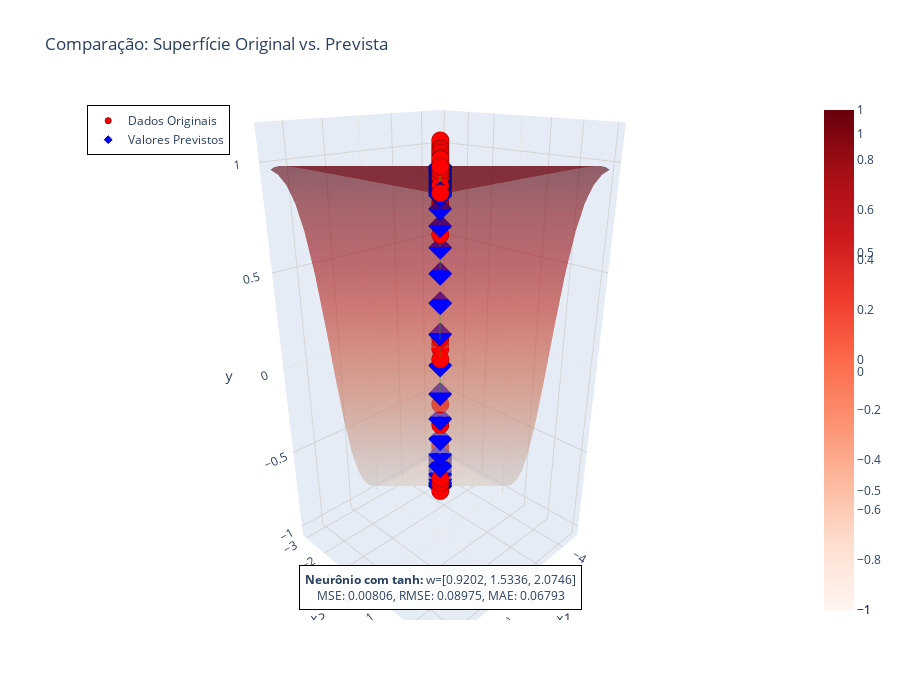

Notebook source saved alongside this figure:
### Markdown cell above
## Resultados

### Code cell
# Criar grade para superfície prevista
x1_range = np.linspace(min(x1_data), max(x1_data), 30)
x2_range = np.linspace(min(x2_data), max(x2_data), 30)
x1_grid, x2_grid = np.meshgrid(x1_range, x2_range)
y_grid = np.zeros_like(x1_grid)

fig_surface = plot_predicted_surface_comparison(
    fig_surface,
    x1_data, x2_data, y_data, y_hat,
    final_denorm_weights,
    neuron_fn=neuron,
    mse_final=mse_final, rmse_final=rmse_final, mae_final=mae_final
)

### Figure 1 — Plotly figure (JSON) as saved in the notebook; plotly's stock layout.template omitted (floating-point values rounded to 4 significant figures; data arrays with more than 128 entries replaced by an {"elided": "..."} marker saying what was removed)
{"data": [{"colorscale": [[0, "#440154"], [0.1111, "#482878"], [0.2222, "#3e4989"], [0.3333, "#31688e"], [0.4444, "#26828e"], [0.5556, "#1f9e89"], [0.6667, "#35b779"], [0.7778, "#6ece58"], [0.8889, "#b5de2b"], [1, "#fde725"]], "intensity": [-0.9172, -0.9397, -0.9182, -0.9044, -0.935, -0.9372, -0.9353, -0.9938, -0.9062, -0.9101, -0.9305, -0.9689, -0.9656, -0.9924, -0.948, -0.9391, -0.9272, -0.9999, -0.9828, -0.9535, -0.9632, -0.9045, -0.9059, -0.9021, -0.9781, -0.9804, -0.9386, -0.9252, -0.9112, -0.9141, -0.8813, -0.9044, -0.9501, -0.8808, -0.8347, -0.3249, -0.449, 0.0536, 0.03375, 0.09858, -0.01367, 0.8014, 0.7966, 0.6586, 0.8913, 0.9553, 0.9745, 0.9909, 1.033, 0.9821, 1.02, 1.076, 1.021, 1.001, 1.098, 1.06, 1.023, 1.044, 1.073, 1.056, 1.044, 1.06, 1.018, 1.081, 1.082, 1.049, 1.076, 1.04, 1.073, 1.015, 1.051, 1.067, 1.015, 1.006, 1.034, 1.045, 1.076, 1.013, 1.09, 1.022, 1.038, 1.042, 1.097, 1.018, 1.088, 1.055, 1.032, 1.09, 1.054, 1.046, 1.081, 1.036, 1.097, 1.056, 1.077, 1.068, 1.021, 1.083, 1.087, 1.004], "name": "Superfície Original", "opacity": 0.8, "showscale": true, "type": "mesh3d", "x": [-5.0, -4.899, -4.798, -4.697, -4.596, -4.495, -4.394, -4.293, -4.192, -4.091, -3.99, -3.889, -3.788, -3.687, -3.586, -3.485, -3.384, -3.283, -3.182, -3.081, -2.98, -2.879, -2.778, -2.677, -2.576, -2.475, -2.374, -2.273, -2.172, -2.071, -1.97, -1.869, -1.768, -1.667, -1.566, -1.465, -1.364, -1.263, -1.162, -1.061, -0.9596, -0.8586, -0.7576, -0.6566, -0.5556, -0.4545, -0.3535, -0.2525, -0.1515, -0.05051, 0.05051, 0.1515, 0.2525, 0.3535, 0.4545, 0.5556, 0.6566, 0.7576, 0.8586, 0.9596, 1.061, 1.162, 1.263, 1.364, 1.465, 1.566, 1.667, 1.768, 1.869, 1.97, 2.071, 2.172, 2.273, 2.374, 2.475, 2.576, 2.677, 2.778, 2.879, 2.98, 3.081, 3.182, 3.283, 3.384, 3.485, 3.586, 3.687, 3.788, 3.889, 3.99, 4.091, 4.192, 4.293, 4.394, 4.495, 4.596, 4.697, 4.798, 4.899, 5.0], "y": [-3.0, -2.939, -2.879, -2.818, -2.758, -2.697, -2.636, -2.576, -2.515, -2.455, -2.394, -2.333, -2.273, -2.212, -2.152, -2.091, -2.03, -1.97, -1.909, -1.848, -1.788, -1.727, -1.667, -1.606, -1.545, -1.485, -1.424, -1.364, -1.303, -1.242, -1.182, -1.121, -1.061, -1.0, -0.9394, -0.8788, -0.8182, -0.7576, -0.697, -0.6364, -0.5758, -0.5152, -0.4545, -0.3939, -0.3333, -0.2727, -0.2121, -0.1515, -0.09091, -0.0303, 0.0303, 0.09091, 0.1515, 0.2121, 0.2727, 0.3333, 0.3939, 0.4545, 0.5152, 0.5758, 0.6364, 0.697, 0.7576, 0.8182, 0.8788, 0.9394, 1.0, 1.061, 1.121, 1.182, 1.242, 1.303, 1.364, 1.424, 1.485, 1.545, 1.606, 1.667, 1.727, 1.788, 1.848, 1.909, 1.97, 2.03, 2.091, 2.152, 2.212, 2.273, 2.333, 2.394, 2.455, 2.515, 2.576, 2.636, 2.697, 2.758, 2.818, 2.879, 2.939, 3.0], "z": [-0.9172, -0.9397, -0.9182, -0.9044, -0.935, -0.9372, -0.9353, -0.9938, -0.9062, -0.9101, -0.9305, -0.9689, -0.9656, -0.9924, -0.948, -0.9391, -0.9272, -0.9999, -0.9828, -0.9535, -0.9632, -0.9045, -0.9059, -0.9021, -0.9781, -0.9804, -0.9386, -0.9252, -0.9112, -0.9141, -0.8813, -0.9044, -0.9501, -0.8808, -0.8347, -0.3249, -0.449, 0.0536, 0.03375, 0.09858, -0.01367, 0.8014, 0.7966, 0.6586, 0.8913, 0.9553, 0.9745, 0.9909, 1.033, 0.9821, 1.02, 1.076, 1.021, 1.001, 1.098, 1.06, 1.023, 1.044, 1.073, 1.056, 1.044, 1.06, 1.018, 1.081, 1.082, 1.049, 1.076, 1.04, 1.073, 1.015, 1.051, 1.067, 1.015, 1.006, 1.034, 1.045, 1.076, 1.013, 1.09, 1.022, 1.038, 1.042, 1.097, 1.018, 1.088, 1.055, 1.032, 1.09, 1.054, 1.046, 1.081, 1.036, 1.097, 1.056, 1.077, 1.068, 1.021, 1.083, 1.087, 1.004]}, {"marker": {"color": "red", "line": {"color": "darkred", "width": 1}, "size": 6, "symbol": "circle"}, "mode": "markers", "name": "Dados Originais", "type": "scatter3d", "x": [-5.0, -4.899, -4.798, -4.697, -4.596, -4.495, -4.394, -4.293, -4.192, -4.091, -3.99, -3.889, -3.788, -3.687, -3.586, -3.485, -3.384, -3.283, -3.182, -3.081, -2.98, -2.879, -2.778, -2.677, -2.576, -2.475, -2.374, -2.273, -2.172, -2.071, -1.97, -1.869, -1.768, -1.667, -1.566, -1.465, -1.364, -1.263, -1.162, -1.061, -0.9596, -0.8586, -0.7576, -0.6566, -0.5556, -0.4545, -0.3535, -0.2525, -0.1515, -0.05051, 0.05051, 0.1515, 0.2525, 0.3535, 0.4545, 0.5556, 0.6566, 0.7576, 0.8586, 0.9596, 1.061, 1.162, 1.263, 1.364, 1.465, 1.566, 1.667, 1.768, 1.869, 1.97, 2.071, 2.172, 2.273, 2.374, 2.475, 2.576, 2.677, 2.778, 2.879, 2.98, 3.081, 3.182, 3.283, 3.384, 3.485, 3.586, 3.687, 3.788, 3.889, 3.99, 4.091, 4.192, 4.293, 4.394, 4.495, 4.596, 4.697, 4.798, 4.899, 5.0], "y": [-3.0, -2.939, -2.879, -2.818, -2.758, -2.697, -2.636, -2.576, -2.515, -2.455, -2.394, -2.333, -2.273, -2.212, -2.152, -2.091, -2.03, -1.97, -1.909, -1.848, -1.788, -1.727, -1.667, -1.606, -1.545, -1.485, -1.424, -1.364, -1.303, -1.242, -1.182, -1.121, -1.061, -1.0, -0.9394, -0.8788, -0.8182, -0.7576, -0.697, -0.6364, -0.5758, -0.5152, -0.4545, -0.3939, -0.3333, -0.2727, -0.2121, -0.1515, -0.09091, -0.0303, 0.0303, 0.09091, 0.1515, 0.2121, 0.2727, 0.3333, 0.3939, 0.4545, 0.5152, 0.5758, 0.6364, 0.697, 0.7576, 0.8182, 0.8788, 0.9394, 1.0, 1.061, 1.121, 1.182, 1.242, 1.303, 1.364, 1.424, 1.485, 1.545, 1.606, 1.667, 1.727, 1.788, 1.848, 1.909, 1.97, 2.03, 2.091, 2.152, 2.212, 2.273, 2.333, 2.394, 2.455, 2.515, 2.576, 2.636, 2.697, 2.758, 2.818, 2.879, 2.939, 3.0], "z": [-0.9172, -0.9397, -0.9182, -0.9044, -0.935, -0.9372, -0.9353, -0.9938, -0.9062, -0.9101, -0.9305, -0.9689, -0.9656, -0.9924, -0.948, -0.9391, -0.9272, -0.9999, -0.9828, -0.9535, -0.9632, -0.9045, -0.9059, -0.9021, -0.9781, -0.9804, -0.9386, -0.9252, -0.9112, -0.9141, -0.8813, -0.9044, -0.9501, -0.8808, -0.8347, -0.3249, -0.449, 0.0536, 0.03375, 0.09858, -0.01367, 0.8014, 0.7966, 0.6586, 0.8913, 0.9553, 0.9745, 0.9909, 1.033, 0.9821, 1.02, 1.076, 1.021, 1.001, 1.098, 1.06, 1.023, 1.044, 1.073, 1.056, 1.044, 1.06, 1.018, 1.081, 1.082, 1.049, 1.076, 1.04, 1.073, 1.015, 1.051, 1.067, 1.015, 1.006, 1.034, 1.045, 1.076, 1.013, 1.09, 1.022, 1.038, 1.042, 1.097, 1.018, 1.088, 1.055, 1.032, 1.09, 1.054, 1.046, 1.081, 1.036, 1.097, 1.056, 1.077, 1.068, 1.021, 1.083, 1.087, 1.004]}, {"colorscale": [[0, "rgb(255,245,240)"], [0.125, "rgb(254,224,210)"], [0.25, "rgb(252,187,161)"], [0.375, "rgb(252,146,114)"], [0.5, "rgb(251,106,74)"], [0.625, "rgb(239,59,44)"], [0.75, "rgb(203,24,29)"], [0.875, "rgb(165,15,21)"], [1, "rgb(103,0,13)"]], "name": "Superfície Prevista", "opacity": 0.6, "showscale": true, "type": "surface", "x": {"elided": "30x30 float values"}, "y": {"elided": "30x30 float values"}, "z": {"elided": "30x30 float values"}}, {"marker": {"color": "blue", "line": {"color": "darkblue", "width": 1}, "size": 6, "symbol": "diamond"}, "mode": "markers", "name": "Valores Previstos", "type": "scatter3d", "x": [-5.0, -4.899, -4.798, -4.697, -4.596, -4.495, -4.394, -4.293, -4.192, -4.091, -3.99, -3.889, -3.788, -3.687, -3.586, -3.485, -3.384, -3.283, -3.182, -3.081, -2.98, -2.879, -2.778, -2.677, -2.576, -2.475, -2.374, -2.273, -2.172, -2.071, -1.97, -1.869, -1.768, -1.667, -1.566, -1.465, -1.364, -1.263, -1.162, -1.061, -0.9596, -0.8586, -0.7576, -0.6566, -0.5556, -0.4545, -0.3535, -0.2525, -0.1515, -0.05051, 0.05051, 0.1515, 0.2525, 0.3535, 0.4545, 0.5556, 0.6566, 0.7576, 0.8586, 0.9596, 1.061, 1.162, 1.263, 1.364, 1.465, 1.566, 1.667, 1.768, 1.869, 1.97, 2.071, 2.172, 2.273, 2.374, 2.475, 2.576, 2.677, 2.778, 2.879, 2.98, 3.081, 3.182, 3.283, 3.384, 3.485, 3.586, 3.687, 3.788, 3.889, 3.99, 4.091, 4.192, 4.293, 4.394, 4.495, 4.596, 4.697, 4.798, 4.899, 5.0], "y": [-3.0, -2.939, -2.879, -2.818, -2.758, -2.697, -2.636, -2.576, -2.515, -2.455, -2.394, -2.333, -2.273, -2.212, -2.152, -2.091, -2.03, -1.97, -1.909, -1.848, -1.788, -1.727, -1.667, -1.606, -1.545, -1.485, -1.424, -1.364, -1.303, -1.242, -1.182, -1.121, -1.061, -1.0, -0.9394, -0.8788, -0.8182, -0.7576, -0.697, -0.6364, -0.5758, -0.5152, -0.4545, -0.3939, -0.3333, -0.2727, -0.2121, -0.1515, -0.09091, -0.0303, 0.0303, 0.09091, 0.1515, 0.2121, 0.2727, 0.3333, 0.3939, 0.4545, 0.5152, 0.5758, 0.6364, 0.697, 0.7576, 0.8182, 0.8788, 0.9394, 1.0, 1.061, 1.121, 1.182, 1.242, 1.303, 1.364, 1.424, 1.485, 1.545, 1.606, 1.667, 1.727, 1.788, 1.848, 1.909, 1.97, 2.03, 2.091, 2.152, 2.212, 2.273, 2.333, 2.394, 2.455, 2.515, 2.576, 2.636, 2.697, 2.758, 2.818, 2.879, 2.939, 3.0], "z": [-1.0, -1.0, -1.0, -1.0, -1.0, -1.0, -1.0, -1.0, -1.0, -1.0, -0.9999, -0.9999, -0.9999, -0.9998, -0.9998, -0.9997, -0.9995, -0.9993, -0.999, -0.9985, -0.9978, -0.9968, -0.9954, -0.9934, -0.9904, -0.9861, -0.9799, -0.9709, -0.9581, -0.9398, -0.9138, -0.8774, -0.827, -0.7585, -0.6678, -0.5517, -0.4094, -0.244, -0.06303, 0.1222, 0.2992, 0.4578, 0.5918, 0.6995, 0.7827, 0.8449, 0.8904, 0.9231, 0.9464, 0.9627, 0.9741, 0.9821, 0.9876, 0.9914, 0.9941, 0.9959, 0.9972, 0.9981, 0.9987, 0.9991, 0.9994, 0.9996, 0.9997, 0.9998, 0.9999, 0.9999, 0.9999, 1.0, 1.0, 1.0, 1.0, 1.0, 1.0, 1.0, 1.0, 1.0, 1.0, 1.0, 1.0, 1.0, 1.0, 1.0, 1.0, 1.0, 1.0, 1.0, 1.0, 1.0, 1.0, 1.0, 1.0, 1.0, 1.0, 1.0, 1.0, 1.0, 1.0, 1.0, 1.0, 1.0]}, {"line": {"color": "rgba(0,100,0,0.5)", "width": 2}, "mode": "lines", "showlegend": false, "type": "scatter3d", "x": [-5, -5], "y": [-3, -3], "z": [-0.9172, -1.0]}, {"line": {"color": "rgba(0,100,0,0.5)", "width": 2}, "mode": "lines", "showlegend": false, "type": "scatter3d", "x": [-4.899, -4.899], "y": [-2.939, -2.939], "z": [-0.9397, -1.0]}, {"line": {"color": "rgba(0,100,0,0.5)", "width": 2}, "mode": "lines", "showlegend": false, "type": "scatter3d", "x": [-4.798, -4.798], "y": [-2.879, -2.879], "z": [-0.9182, -1.0]}, {"line": {"color": "rgba(0,100,0,0.5)", "width": 2}, "mode": "lines", "showlegend": false, "type": "scatter3d", "x": [-4.697, -4.697], "y": [-2.818, -2.818], "z": [-0.9044, -1.0]}, {"line": {"color": "rgba(0,100,0,0.5)", "width": 2}, "mode": "lines", "showlegend": false, "type": "scatter3d", "x": [-4.596, -4.596], "y": [-2.758, -2.758], "z": [-0.935, -1.0]}, {"line": {"color": "rgba(0,100,0,0.5)", "width": 2}, "mode": "lines", "showlegend": false, "type": "scatter3d", "x": [-4.495, -4.495], "y": [-2.697, -2.697], "z": [-0.9372, -1.0]}, {"line": {"color": "rgba(0,100,0,0.5)", "width": 2}, "mode": "lines", "showlegend": false, "type": "scatter3d", "x": [-4.394, -4.394], "y": [-2.636, -2.636], "z": [-0.9353, -1.0]}, {"line": {"color": "rgba(0,100,0,0.5)", "width": 2}, "mode": "lines", "showlegend": false, "type": "scatter3d", "x": [-4.293, -4.293], "y": [-2.576, -2.576], "z": [-0.9938, -1.0]}, {"line": {"color": "rgba(0,100,0,0.5)", "width": 2}, "mode": "lines", "showlegend": false, "type": "scatter3d", "x": [-4.192, -4.192], "y": [-2.515, -2.515], "z": [-0.9062, -1.0]}, {"line": {"color": "rgba(0,100,0,0.5)", "width": 2}, "mode": "lines", "showlegend": false, "type": "scatter3d", "x": [-4.091, -4.091], "y": [-2.455, -2.455], "z": [-0.9101, -1.0]}, {"line": {"color": "rgba(0,100,0,0.5)", "width": 2}, "mode": "lines", "showlegend": false, "type": "scatter3d", "x": [-3.99, -3.99], "y": [-2.394, -2.394], "z": [-0.9305, -0.9999]}, {"line": {"color": "rgba(0,100,0,0.5)", "width": 2}, "mode": "lines", "showlegend": false, "type": "scatter3d", "x": [-3.889, -3.889], "y": [-2.333, -2.333], "z": [-0.9689, -0.9999]}, {"line": {"color": "rgba(0,100,0,0.5)", "width": 2}, "mode": "lines", "showlegend": false, "type": "scatter3d", "x": [-3.788, -3.788], "y": [-2.273, -2.273], "z": [-0.9656, -0.9999]}, {"line": {"color": "rgba(0,100,0,0.5)", "width": 2}, "mode": "lines", "showlegend": false, "type": "scatter3d", "x": [-3.687, -3.687], "y": [-2.212, -2.212], "z": [-0.9924, -0.9998]}, {"line": {"color": "rgba(0,100,0,0.5)", "width": 2}, "mode": "lines", "showlegend": false, "type": "scatter3d", "x": [-3.586, -3.586], "y": [-2.152, -2.152], "z": [-0.948, -0.9998]}, {"line": {"color": "rgba(0,100,0,0.5)", "width": 2}, "mode": "lines", "showlegend": false, "type": "scatter3d", "x": [-3.485, -3.485], "y": [-2.091, -2.091], "z": [-0.9391, -0.9997]}, {"line": {"color": "rgba(0,100,0,0.5)", "width": 2}, "mode": "lines", "showlegend": false, "type": "scatter3d", "x": [-3.384, -3.384], "y": [-2.03, -2.03], "z": [-0.9272, -0.9995]}, {"line": {"color": "rgba(0,100,0,0.5)", "width": 2}, "mode": "lines", "showlegend": false, "type": "scatter3d", "x": [-3.283, -3.283], "y": [-1.97, -1.97], "z": [-0.9999, -0.9993]}, {"line": {"color": "rgba(0,100,0,0.5)", "width": 2}, "mode": "lines", "showlegend": false, "type": "scatter3d", "x": [-3.182, -3.182], "y": [-1.909, -1.909], "z": [-0.9828, -0.999]}, {"line": {"color": "rgba(0,100,0,0.5)", "width": 2}, "mode": "lines", "showlegend": false, "type": "scatter3d", "x": [-3.081, -3.081], "y": [-1.848, -1.848], "z": [-0.9535, -0.9985]}, {"line": {"color": "rgba(0,100,0,0.5)", "width": 2}, "mode": "lines", "showlegend": false, "type": "scatter3d", "x": [-2.98, -2.98], "y": [-1.788, -1.788], "z": [-0.9632, -0.9978]}, {"line": {"color": "rgba(0,100,0,0.5)", "width": 2}, "mode": "lines", "showlegend": false, "type": "scatter3d", "x": [-2.879, -2.879], "y": [-1.727, -1.727], "z": [-0.9045, -0.9968]}, {"line": {"color": "rgba(0,100,0,0.5)", "width": 2}, "mode": "lines", "showlegend": false, "type": "scatter3d", "x": [-2.778, -2.778], "y": [-1.667, -1.667], "z": [-0.9059, -0.9954]}, {"line": {"color": "rgba(0,100,0,0.5)", "width": 2}, "mode": "lines", "showlegend": false, "type": "scatter3d", "x": [-2.677, -2.677], "y": [-1.606, -1.606], "z": [-0.9021, -0.9934]}, {"line": {"color": "rgba(0,100,0,0.5)", "width": 2}, "mode": "lines", "showlegend": false, "type": "scatter3d", "x": [-2.576, -2.576], "y": [-1.545, -1.545], "z": [-0.9781, -0.9904]}, {"line": {"color": "rgba(0,100,0,0.5)", "width": 2}, "mode": "lines", "showlegend": false, "type": "scatter3d", "x": [-2.475, -2.475], "y": [-1.485, -1.485], "z": [-0.9804, -0.9861]}, {"line": {"color": "rgba(0,100,0,0.5)", "width": 2}, "mode": "lines", "showlegend": false, "type": "scatter3d", "x": [-2.374, -2.374], "y": [-1.424, -1.424], "z": [-0.9386, -0.9799]}, {"line": {"color": "rgba(0,100,0,0.5)", "width": 2}, "mode": "lines", "showlegend": false, "type": "scatter3d", "x": [-2.273, -2.273], "y": [-1.364, -1.364], "z": [-0.9252, -0.9709]}, {"line": {"color": "rgba(0,100,0,0.5)", "width": 2}, "mode": "lines", "showlegend": false, "type": "scatter3d", "x": [-2.172, -2.172], "y": [-1.303, -1.303], "z": [-0.9112, -0.9581]}, {"line": {"color": "rgba(0,100,0,0.5)", "width": 2}, "mode": "lines", "showlegend": false, "type": "scatter3d", "x": [-2.071, -2.071], "y": [-1.242, -1.242], "z": [-0.9141, -0.9398]}, {"line": {"color": "rgba(0,100,0,0.5)", "width": 2}, "mode": "lines", "showlegend": false, "type": "scatter3d", "x": [-1.97, -1.97], "y": [-1.182, -1.182], "z": [-0.8813, -0.9138]}, {"line": {"color": "rgba(0,100,0,0.5)", "width": 2}, "mode": "lines", "showlegend": false, "type": "scatter3d", "x": [-1.869, -1.869], "y": [-1.121, -1.121], "z": [-0.9044, -0.8774]}, {"line": {"color": "rgba(0,100,0,0.5)", "width": 2}, "mode": "lines", "showlegend": false, "type": "scatter3d", "x": [-1.768, -1.768], "y": [-1.061, -1.061], "z": [-0.9501, -0.827]}, {"line": {"color": "rgba(0,100,0,0.5)", "width": 2}, "mode": "lines", "showlegend": false, "type": "scatter3d", "x": [-1.667, -1.667], "y": [-1, -1], "z": [-0.8808, -0.7585]}, {"line": {"color": "rgba(0,100,0,0.5)", "width": 2}, "mode": "lines", "showlegend": false, "type": "scatter3d", "x": [-1.566, -1.566], "y": [-0.9394, -0.9394], "z": [-0.8347, -0.6678]}, {"line": {"color": "rgba(0,100,0,0.5)", "width": 2}, "mode": "lines", "showlegend": false, "type": "scatter3d", "x": [-1.465, -1.465], "y": [-0.8788, -0.8788], "z": [-0.3249, -0.5517]}, {"line": {"color": "rgba(0,100,0,0.5)", "width": 2}, "mode": "lines", "showlegend": false, "type": "scatter3d", "x": [-1.364, -1.364], "y": [-0.8182, -0.8182], "z": [-0.449, -0.4094]}, {"line": {"color": "rgba(0,100,0,0.5)", "width": 2}, "mode": "lines", "showlegend": false, "type": "scatter3d", "x": [-1.263, -1.263], "y": [-0.7576, -0.7576], "z": [0.0536, -0.244]}, {"line": {"color": "rgba(0,100,0,0.5)", "width": 2}, "mode": "lines", "showlegend": false, "type": "scatter3d", "x": [-1.162, -1.162], "y": [-0.697, -0.697], "z": [0.03375, -0.06303]}, {"line": {"color": "rgba(0,100,0,0.5)", "width": 2}, "mode": "lines", "showlegend": false, "type": "scatter3d", "x": [-1.061, -1.061], "y": [-0.6364, -0.6364], "z": [0.09858, 0.1222]}, {"line": {"color": "rgba(0,100,0,0.5)", "width": 2}, "mode": "lines", "showlegend": false, "type": "scatter3d", "x": [-0.9596, -0.9596], "y": [-0.5758, -0.5758], "z": [-0.01367, 0.2992]}, {"line": {"color": "rgba(0,100,0,0.5)", "width": 2}, "mode": "lines", "showlegend": false, "type": "scatter3d", "x": [-0.8586, -0.8586], "y": [-0.5152, -0.5152], "z": [0.8014, 0.4578]}, {"line": {"color": "rgba(0,100,0,0.5)", "width": 2}, "mode": "lines", "showlegend": false, "type": "scatter3d", "x": [-0.7576, -0.7576], "y": [-0.4545, -0.4545], "z": [0.7966, 0.5918]}, {"line": {"color": "rgba(0,100,0,0.5)", "width": 2}, "mode": "lines", "showlegend": false, "type": "scatter3d", "x": [-0.6566, -0.6566], "y": [-0.3939, -0.3939], "z": [0.6586, 0.6995]}, {"line": {"color": "rgba(0,100,0,0.5)", "width": 2}, "mode": "lines", "showlegend": false, "type": "scatter3d", "x": [-0.5556, -0.5556], "y": [-0.3333, -0.3333], "z": [0.8913, 0.7827]}, {"line": {"color": "rgba(0,100,0,0.5)", "width": 2}, "mode": "lines", "showlegend": false, "type": "scatter3d", "x": [-0.4545, -0.4545], "y": [-0.2727, -0.2727], "z": [0.9553, 0.8449]}, {"line": {"color": "rgba(0,100,0,0.5)", "width": 2}, "mode": "lines", "showlegend": false, "type": "scatter3d", "x": [-0.3535, -0.3535], "y": [-0.2121, -0.2121], "z": [0.9745, 0.8904]}, {"line": {"color": "rgba(0,100,0,0.5)", "width": 2}, "mode": "lines", "showlegend": false, "type": "scatter3d", "x": [-0.2525, -0.2525], "y": [-0.1515, -0.1515], "z": [0.9909, 0.9231]}, {"line": {"color": "rgba(0,100,0,0.5)", "width": 2}, "mode": "lines", "showlegend": false, "type": "scatter3d", "x": [-0.1515, -0.1515], "y": [-0.09091, -0.09091], "z": [1.033, 0.9464]}, {"line": {"color": "rgba(0,100,0,0.5)", "width": 2}, "mode": "lines", "showlegend": false, "type": "scatter3d", "x": [-0.05051, -0.05051], "y": [-0.0303, -0.0303], "z": [0.9821, 0.9627]}, {"line": {"color": "rgba(0,100,0,0.5)", "width": 2}, "mode": "lines", "showlegend": false, "type": "scatter3d", "x": [0.05051, 0.05051], "y": [0.0303, 0.0303], "z": [1.02, 0.9741]}, {"line": {"color": "rgba(0,100,0,0.5)", "width": 2}, "mode": "lines", "showlegend": false, "type": "scatter3d", "x": [0.1515, 0.1515], "y": [0.09091, 0.09091], "z": [1.076, 0.9821]}, {"line": {"color": "rgba(0,100,0,0.5)", "width": 2}, "mode": "lines", "showlegend": false, "type": "scatter3d", "x": [0.2525, 0.2525], "y": [0.1515, 0.1515], "z": [1.021, 0.9876]}, {"line": {"color": "rgba(0,100,0,0.5)", "width": 2}, "mode": "lines", "showlegend": false, "type": "scatter3d", "x": [0.3535, 0.3535], "y": [0.2121, 0.2121], "z": [1.001, 0.9914]}, {"line": {"color": "rgba(0,100,0,0.5)", "width": 2}, "mode": "lines", "showlegend": false, "type": "scatter3d", "x": [0.4545, 0.4545], "y": [0.2727, 0.2727], "z": [1.098, 0.9941]}, {"line": {"color": "rgba(0,100,0,0.5)", "width": 2}, "mode": "lines", "showlegend": false, "type": "scatter3d", "x": [0.5556, 0.5556], "y": [0.3333, 0.3333], "z": [1.06, 0.9959]}, {"line": {"color": "rgba(0,100,0,0.5)", "width": 2}, "mode": "lines", "showlegend": false, "type": "scatter3d", "x": [0.6566, 0.6566], "y": [0.3939, 0.3939], "z": [1.023, 0.9972]}, {"line": {"color": "rgba(0,100,0,0.5)", "width": 2}, "mode": "lines", "showlegend": false, "type": "scatter3d", "x": [0.7576, 0.7576], "y": [0.4545, 0.4545], "z": [1.044, 0.9981]}, {"line": {"color": "rgba(0,100,0,0.5)", "width": 2}, "mode": "lines", "showlegend": false, "type": "scatter3d", "x": [0.8586, 0.8586], "y": [0.5152, 0.5152], "z": [1.073, 0.9987]}, {"line": {"color": "rgba(0,100,0,0.5)", "width": 2}, "mode": "lines", "showlegend": false, "type": "scatter3d", "x": [0.9596, 0.9596], "y": [0.5758, 0.5758], "z": [1.056, 0.9991]}, {"line": {"color": "rgba(0,100,0,0.5)", "width": 2}, "mode": "lines", "showlegend": false, "type": "scatter3d", "x": [1.061, 1.061], "y": [0.6364, 0.6364], "z": [1.044, 0.9994]}, {"line": {"color": "rgba(0,100,0,0.5)", "width": 2}, "mode": "lines", "showlegend": false, "type": "scatter3d", "x": [1.162, 1.162], "y": [0.697, 0.697], "z": [1.06, 0.9996]}, {"line": {"color": "rgba(0,100,0,0.5)", "width": 2}, "mode": "lines", "showlegend": false, "type": "scatter3d", "x": [1.263, 1.263], "y": [0.7576, 0.7576], "z": [1.018, 0.9997]}, {"line": {"color": "rgba(0,100,0,0.5)", "width": 2}, "mode": "lines", "showlegend": false, "type": "scatter3d", "x": [1.364, 1.364], "y": [0.8182, 0.8182], "z": [1.081, 0.9998]}, {"line": {"color": "rgba(0,100,0,0.5)", "width": 2}, "mode": "lines", "showlegend": false, "type": "scatter3d", "x": [1.465, 1.465], "y": [0.8788, 0.8788], "z": [1.082, 0.9999]}, {"line": {"color": "rgba(0,100,0,0.5)", "width": 2}, "mode": "lines", "showlegend": false, "type": "scatter3d", "x": [1.566, 1.566], "y": [0.9394, 0.9394], "z": [1.049, 0.9999]}, {"line": {"color": "rgba(0,100,0,0.5)", "width": 2}, "mode": "lines", "showlegend": false, "type": "scatter3d", "x": [1.667, 1.667], "y": [1, 1], "z": [1.076, 0.9999]}, {"line": {"color": "rgba(0,100,0,0.5)", "width": 2}, "mode": "lines", "showlegend": false, "type": "scatter3d", "x": [1.768, 1.768], "y": [1.061, 1.061], "z": [1.04, 1.0]}, {"line": {"color": "rgba(0,100,0,0.5)", "width": 2}, "mode": "lines", "showlegend": false, "type": "scatter3d", "x": [1.869, 1.869], "y": [1.121, 1.121], "z": [1.073, 1.0]}, {"line": {"color": "rgba(0,100,0,0.5)", "width": 2}, "mode": "lines", "showlegend": false, "type": "scatter3d", "x": [1.97, 1.97], "y": [1.182, 1.182], "z": [1.015, 1.0]}, {"line": {"color": "rgba(0,100,0,0.5)", "width": 2}, "mode": "lines", "showlegend": false, "type": "scatter3d", "x": [2.071, 2.071], "y": [1.242, 1.242], "z": [1.051, 1.0]}, {"line": {"color": "rgba(0,100,0,0.5)", "width": 2}, "mode": "lines", "showlegend": false, "type": "scatter3d", "x": [2.172, 2.172], "y": [1.303, 1.303], "z": [1.067, 1.0]}, {"line": {"color": "rgba(0,100,0,0.5)", "width": 2}, "mode": "lines", "showlegend": false, "type": "scatter3d", "x": [2.273, 2.273], "y": [1.364, 1.364], "z": [1.015, 1.0]}, {"line": {"color": "rgba(0,100,0,0.5)", "width": 2}, "mode": "lines", "showlegend": false, "type": "scatter3d", "x": [2.374, 2.374], "y": [1.424, 1.424], "z": [1.006, 1.0]}, {"line": {"color": "rgba(0,100,0,0.5)", "width": 2}, "mode": "lines", "showlegend": false, "type": "scatter3d", "x": [2.475, 2.475], "y": [1.485, 1.485], "z": [1.034, 1.0]}, {"line": {"color": "rgba(0,100,0,0.5)", "width": 2}, "mode": "lines", "showlegend": false, "type": "scatter3d", "x": [2.576, 2.576], "y": [1.545, 1.545], "z": [1.045, 1.0]}, {"line": {"color": "rgba(0,100,0,0.5)", "width": 2}, "mode": "lines", "showlegend": false, "type": "scatter3d", "x": [2.677, 2.677], "y": [1.606, 1.606], "z": [1.076, 1.0]}, {"line": {"color": "rgba(0,100,0,0.5)", "width": 2}, "mode": "lines", "showlegend": false, "type": "scatter3d", "x": [2.778, 2.778], "y": [1.667, 1.667], "z": [1.013, 1.0]}, {"line": {"color": "rgba(0,100,0,0.5)", "width": 2}, "mode": "lines", "showlegend": false, "type": "scatter3d", "x": [2.879, 2.879], "y": [1.727, 1.727], "z": [1.09, 1.0]}, {"line": {"color": "rgba(0,100,0,0.5)", "width": 2}, "mode": "lines", "showlegend": false, "type": "scatter3d", "x": [2.98, 2.98], "y": [1.788, 1.788], "z": [1.022, 1.0]}, {"line": {"color": "rgba(0,100,0,0.5)", "width": 2}, "mode": "lines", "showlegend": false, "type": "scatter3d", "x": [3.081, 3.081], "y": [1.848, 1.848], "z": [1.038, 1.0]}, {"line": {"color": "rgba(0,100,0,0.5)", "width": 2}, "mode": "lines", "showlegend": false, "type": "scatter3d", "x": [3.182, 3.182], "y": [1.909, 1.909], "z": [1.042, 1.0]}, {"line": {"color": "rgba(0,100,0,0.5)", "width": 2}, "mode": "lines", "showlegend": false, "type": "scatter3d", "x": [3.283, 3.283], "y": [1.97, 1.97], "z": [1.097, 1.0]}, {"line": {"color": "rgba(0,100,0,0.5)", "width": 2}, "mode": "lines", "showlegend": false, "type": "scatter3d", "x": [3.384, 3.384], "y": [2.03, 2.03], "z": [1.018, 1.0]}, {"line": {"color": "rgba(0,100,0,0.5)", "width": 2}, "mode": "lines", "showlegend": false, "type": "scatter3d", "x": [3.485, 3.485], "y": [2.091, 2.091], "z": [1.088, 1.0]}, {"line": {"color": "rgba(0,100,0,0.5)", "width": 2}, "mode": "lines", "showlegend": false, "type": "scatter3d", "x": [3.586, 3.586], "y": [2.152, 2.152], "z": [1.055, 1.0]}, {"line": {"color": "rgba(0,100,0,0.5)", "width": 2}, "mode": "lines", "showlegend": false, "type": "scatter3d", "x": [3.687, 3.687], "y": [2.212, 2.212], "z": [1.032, 1.0]}, {"line": {"color": "rgba(0,100,0,0.5)", "width": 2}, "mode": "lines", "showlegend": false, "type": "scatter3d", "x": [3.788, 3.788], "y": [2.273, 2.273], "z": [1.09, 1.0]}, {"line": {"color": "rgba(0,100,0,0.5)", "width": 2}, "mode": "lines", "showlegend": false, "type": "scatter3d", "x": [3.889, 3.889], "y": [2.333, 2.333], "z": [1.054, 1.0]}, {"line": {"color": "rgba(0,100,0,0.5)", "width": 2}, "mode": "lines", "showlegend": false, "type": "scatter3d", "x": [3.99, 3.99], "y": [2.394, 2.394], "z": [1.046, 1.0]}, {"line": {"color": "rgba(0,100,0,0.5)", "width": 2}, "mode": "lines", "showlegend": false, "type": "scatter3d", "x": [4.091, 4.091], "y": [2.455, 2.455], "z": [1.081, 1.0]}, {"line": {"color": "rgba(0,100,0,0.5)", "width": 2}, "mode": "lines", "showlegend": false, "type": "scatter3d", "x": [4.192, 4.192], "y": [2.515, 2.515], "z": [1.036, 1.0]}, {"line": {"color": "rgba(0,100,0,0.5)", "width": 2}, "mode": "lines", "showlegend": false, "type": "scatter3d", "x": [4.293, 4.293], "y": [2.576, 2.576], "z": [1.097, 1.0]}, {"line": {"color": "rgba(0,100,0,0.5)", "width": 2}, "mode": "lines", "showlegend": false, "type": "scatter3d", "x": [4.394, 4.394], "y": [2.636, 2.636], "z": [1.056, 1.0]}, {"line": {"color": "rgba(0,100,0,0.5)", "width": 2}, "mode": "lines", "showlegend": false, "type": "scatter3d", "x": [4.495, 4.495], "y": [2.697, 2.697], "z": [1.077, 1.0]}, {"line": {"color": "rgba(0,100,0,0.5)", "width": 2}, "mode": "lines", "showlegend": false, "type": "scatter3d", "x": [4.596, 4.596], "y": [2.758, 2.758], "z": [1.068, 1.0]}, {"line": {"color": "rgba(0,100,0,0.5)", "width": 2}, "mode": "lines", "showlegend": false, "type": "scatter3d", "x": [4.697, 4.697], "y": [2.818, 2.818], "z": [1.021, 1.0]}, {"line": {"color": "rgba(0,100,0,0.5)", "width": 2}, "mode": "lines", "showlegend": false, "type": "scatter3d", "x": [4.798, 4.798], "y": [2.879, 2.879], "z": [1.083, 1.0]}, {"line": {"color": "rgba(0,100,0,0.5)", "width": 2}, "mode": "lines", "showlegend": false, "type": "scatter3d", "x": [4.899, 4.899], "y": [2.939, 2.939], "z": [1.087, 1.0]}, {"line": {"color": "rgba(0,100,0,0.5)", "width": 2}, "mode": "lines", "showlegend": false, "type": "scatter3d", "x": [5, 5], "y": [3, 3], "z": [1.004, 1.0]}], "layout": {"annotations": [{"bgcolor": "rgba(255, 255, 255, 0.9)", "bordercolor": "black", "borderpad": 5, "borderwidth": 1, "font": {"size": 12}, "showarrow": false, "text": "<b>Neurônio com tanh:</b> w=[0.9202, 1.5336, 2.0746]<br>MSE: 0.00806, RMSE: 0.08975, MAE: 0.06793", "x": 0.5, "xref": "paper", "y": 0.02, "yref": "paper"}], "height": 700, "legend": {"bgcolor": "rgba(255,255,255,0.8)", "bordercolor": "black", "borderwidth": 1, "x": 0.01, "xanchor": "left", "y": 0.99, "yanchor": "top"}, "scene": {"aspectmode": "manual", "aspectratio": {"x": 1, "y": 1, "z": 2}, "camera": {"eye": {"x": 1.8, "y": 1.8, "z": 1.2}, "up": {"x": 0, "y": 0, "z": 1}}, "xaxis": {"gridcolor": "lightgray", "title": {"text": "x1"}}, "yaxis": {"gridcolor": "lightgray", "title": {"text": "x2"}}, "zaxis": {"gridcolor": "lightgray", "title": {"text": "y"}}}, "title": {"text": "Comparação: Superfície Original vs. Prevista"}, "width": 900}}
